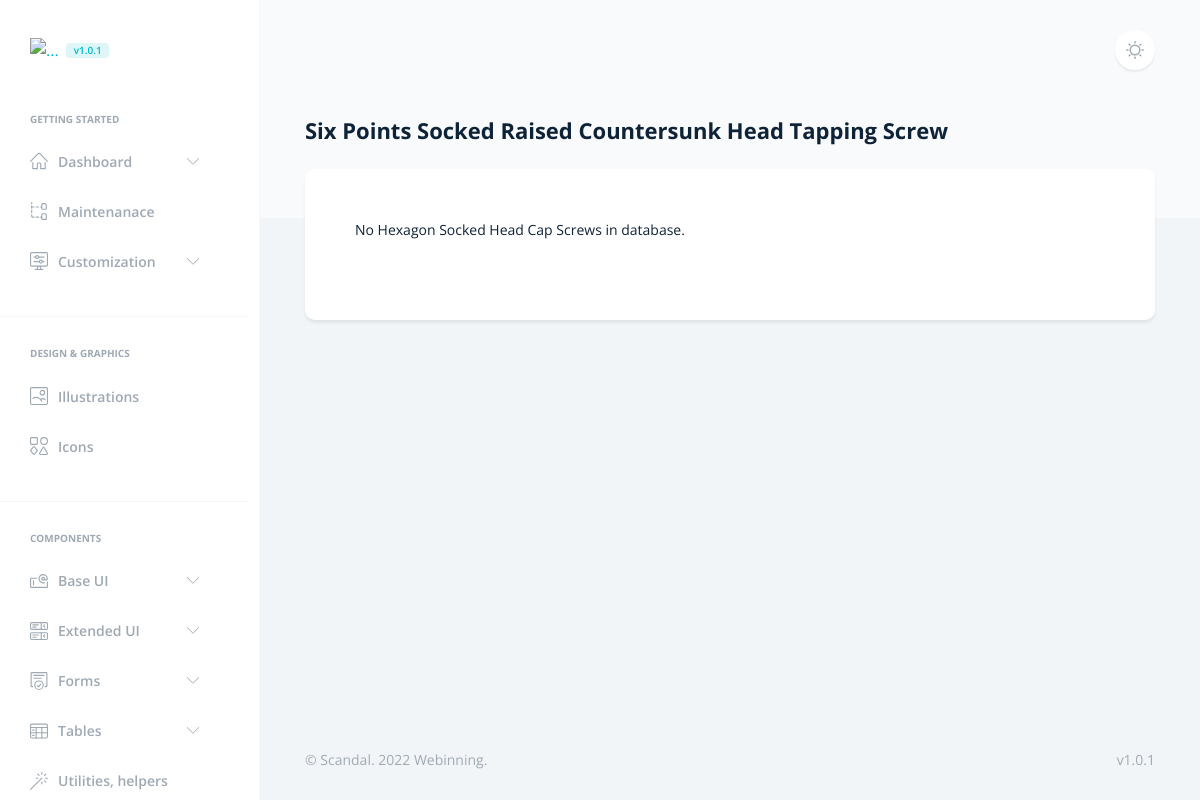
Before: /fasteners/din7981/ with the older database file.
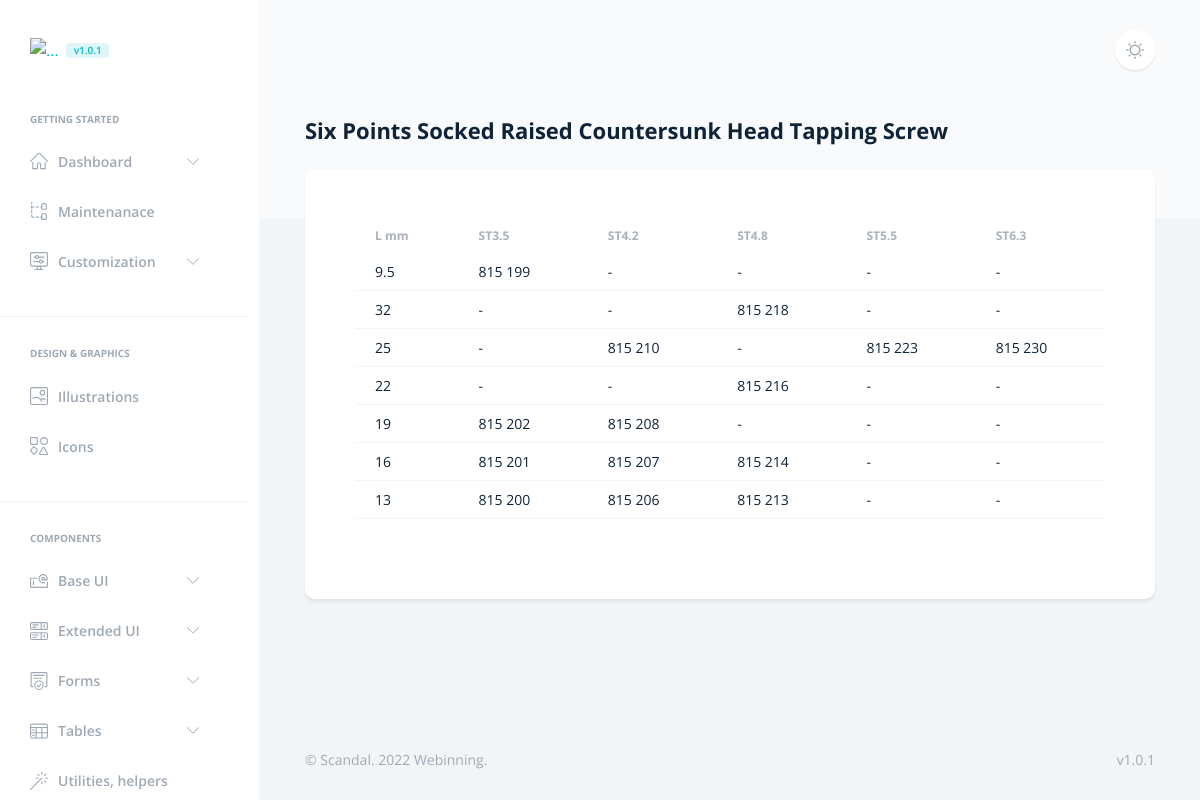
After: the same page with the newer database file.
### fasteners/models.py (models this page shows, shortened)
class DIN7981(models.Model):
    screw_length = models.CharField(max_length=7, unique=True)
    st35 = models.CharField(max_length=7, default='-')
    st42 = models.CharField(max_length=7, default='-')
    st48 = models.CharField(max_length=7, default='-')
    st55 = models.CharField(max_length=7, default='-')
    st63 = models.CharField(max_length=7, default='-')
    class Meta:
        verbose_name = "DIN 7981C"
        verbose_name_plural = "DIN 7981C"
        ordering = ['screw_length']

### fasteners/views.py (the view)
# urls.py: path('din7981/', views.din7981, name='din7981'),
def din7981(request):
    din7981_list = DIN7981.objects.order_by('-screw_length')
    context = {
        'din7981_list': din7981_list,
    }
    return render(request, 'fasteners/screws/din7981.html', context)

### templates/fasteners/screws/din7981.html (shortened to what this page needs)
{% extends 'base.html' %}
{% load static %}
{% block navar %}
<li class="nav-item">
    <span class="h6 text-secondary ps-4 ps-lg-6 mb-3 d-block text-uppercase">Getting started</span>
</li>
<li class="nav-item dropdown">
    <a class="nav-link" href="#customization" data-bs-toggle="collapse" role="button" aria-expanded="false"
        aria-controls="customization">
        <span>Dashboard</span>
    </a>
</li>
<li class="nav-item">
    <a href="../docs/structure.html" class="nav-link">
        <span>Maintenanace</span>
    </a>
</li>
<li class="nav-item dropdown">
    <a class="nav-link" href="#customization" data-bs-toggle="collapse" role="button" aria-expanded="false"
        aria-controls="customization">
        <span>Customization</span>
    </a>
</li>
<li class="nav-item w-100">
    <hr>
</li>
<li class="nav-item">
    <span class="h6 text-secondary ps-4 ps-lg-6 mb-3 d-block text-uppercase">Design & Graphics</span>
</li>
<li class="nav-item">
    <a href="../docs/illustrations.html" class="nav-link">
        <span>Illustrations</span>
    </a>
</li>
<li class="nav-item">
    <a href="../docs/icons.html" class="nav-link">
        <span>Icons</span>
    </a>
</li>
<li class="nav-item w-100">
    <hr>
</li>
<li class="nav-item">
    <span class="h6 text-secondary ps-4 ps-lg-6 mb-3 d-block text-uppercase">Components</span>
</li>
<li class="nav-item dropdown">
    <a class="nav-link" href="#baseUI" data-bs-toggle="collapse" role="button" aria-expanded="false"
        aria-controls="baseUI">
        <span>Base UI</span>
    </a>
</li>
<li class="nav-item dropdown">
    <a class="nav-link" href="#extendedUI" data-bs-toggle="collapse" role="button" aria-expanded="false"
        aria-controls="extendedUI">
        <span>Extended UI</span>
    </a>
</li>
<li class="nav-item dropdown">
    <a class="nav-link" href="#forms" data-bs-toggle="collapse" role="button" aria-expanded="false"
        aria-controls="forms">
        <span>Forms</span>
    </a>
</li>
<li class="nav-item dropdown">
    <a class="nav-link" href="#tables" data-bs-toggle="collapse" role="button" aria-expanded="false"
        aria-controls="tables">
        <span>Tables</span>
    </a>
</li>
<li class="nav-item">
    <a href="../docs/utilities-helpers.html" class="nav-link">
        <span>Utilities, helpers</span>
    </a>
</li>
{% endblock %}
{% block body%}
<h1 class="h2">Six Points Socked Raised Countersunk Head Tapping Screw</h1>
<div class="row">
    <div class="col">
        <div class="card border-0 p-md-6">
            <div class="card-body">
                <div class="row">
                    <div class="col">
{% if din7981_list %}
<div class="table-responsive">
    <table class="table table-hover table-sm">
        <thead>
            <tr>
                <th>L mm</th>
                <th>ST3.5</th>
                <th>ST4.2</th>
                <th>ST4.8</th>
                <th>ST5.5</th>
                <th>ST6.3</th>
            </tr>
        </thead>
        {% for din7981 in din7981_list %}
        <tbody>
            <tr>
                <td>{{ din7981.screw_length }}</a></td>
                <td>{{ din7981.st35 }}</td>
                <td>{{ din7981.st42 }}</td>
                <td>{{ din7981.st48 }}</td>
                <td>{{ din7981.st55 }}</td>
                <td>{{ din7981.st63 }}</td>
            </tr>
        </tbody>
    {% endfor %}
    </table>
</div>
{% else %}
    <p>No Hexagon Socked Head Cap Screws in database.</p>
{% endif %}
                    </div>
                </div>
            </div>
        </div>
    </div>
</div>
{% endblock %}

Changed rows visible on the page:
added DIN7981: screw_length "9.5", st35 "815 199", st42 "-", st48 "-", st55 "-", st63 "-"
added DIN7981: screw_length "32", st35 "-", st42 "-", st48 "815 218", st55 "-", st63 "-"
added DIN7981: screw_length "25", st35 "-", st42 "815 210", st48 "-", st55 "815 223", st63 "815 230"
added DIN7981: screw_length "22", st35 "-", st42 "-", st48 "815 216", st55 "-", st63 "-"
added DIN7981: screw_length "19", st35 "815 202", st42 "815 208", st48 "-", st55 "-", st63 "-"
added DIN7981: screw_length "16", st35 "815 201", st42 "815 207", st48 "815 214", st55 "-", st63 "-"
added DIN7981: screw_length "13", st35 "815 200", st42 "815 206", st48 "815 213", st55 "-", st63 "-"
Other visible differences:
text no longer shown: "No Hexagon Socked Head Cap Screws in database."
text now shown: "L mm ST3.5 ST4.2 ST4.8 ST5.5 ST6.3"
